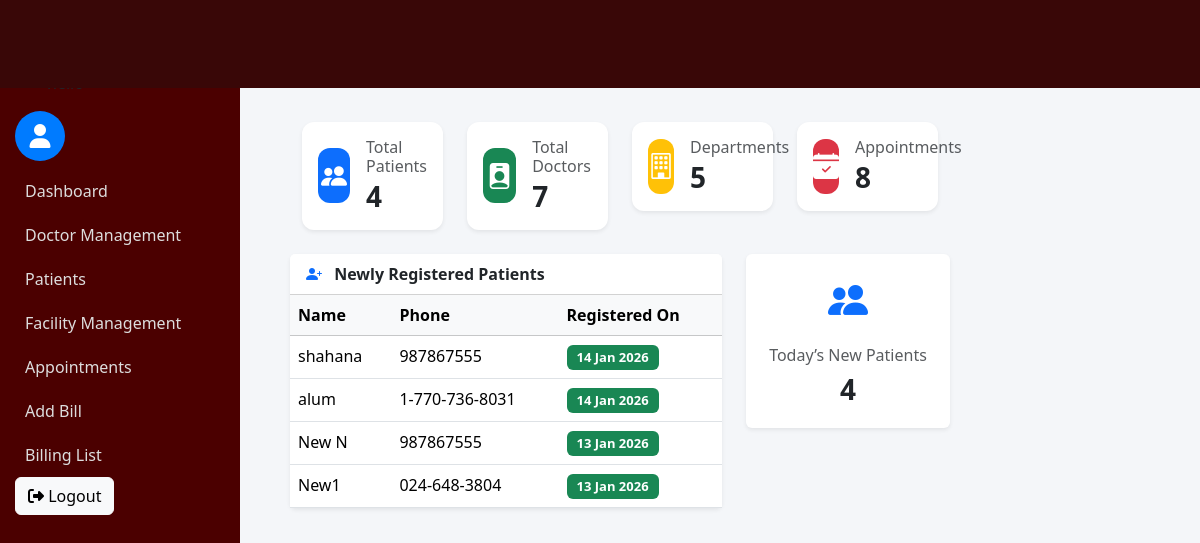
/admin-panel/dashboard/, run on the app's committed database.
### patientapp/models.py (models this page shows, shortened)
class Patient(models.Model):
    user = models.OneToOneField(User, on_delete=models.CASCADE)
    full_name = models.CharField(max_length=100, null=True, blank=True)
    age = models.IntegerField(null=True, blank=True)
    gender = models.CharField(max_length=10, null=True, blank=True)
    phone = models.CharField(max_length=15, null=True, blank=True)
    address = models.TextField(null=True, blank=True)
    created_at = models.DateTimeField(auto_now_add=True,null=True, blank=True)

### accounts/views.py (the view)
# urls.py: path('admin-panel/dashboard/', admin_dashboard, name='admin_dashboard'),
def admin_dashboard(request):
    context = {
        'total_patients': Patient.objects.count(),
        'total_doctors': Doctor.objects.count(),
        'total_departments': Department.objects.count(),
        'total_appointments': Appointment.objects.count(),
        'new_patients': Patient.objects.order_by('-created_at')[:5]
    }
    return render(request, 'admin/dashboard.html', context)

### templates/admin/dashboard.html
{% extends "admin/base.html" %}
{% block content %}
<div class="main-content">
    <div class="container-fluid mt-4">
    <div class="row g-4">
        <div class="col-md-3">
            <div class="card dashboard-card border-0 shadow-sm">
                <div class="card-body d-flex align-items-center">
                    <div class="icon-box bg-primary text-white">
                        <i class="bi bi-people-fill"></i>
                    </div>
                    <div class="ms-3">
                        <h6 class="text-muted mb-1">Total Patients</h6>
                        <h3 class="fw-bold mb-0">{{ total_patients }}</h3>
                    </div>
                </div>
            </div>
        </div>
        <div class="col-md-3">
            <div class="card dashboard-card border-0 shadow-sm">
                <div class="card-body d-flex align-items-center">
                    <div class="icon-box bg-success text-white">
                        <i class="bi bi-person-badge-fill"></i>
                    </div>
                    <div class="ms-3">
                        <h6 class="text-muted mb-1">Total Doctors</h6>
                        <h3 class="fw-bold mb-0">{{ total_doctors }}</h3>
                    </div>
                </div>
            </div>
        </div>
        <div class="col-md-3">
            <div class="card dashboard-card border-0 shadow-sm">
                <div class="card-body d-flex align-items-center">
                    <div class="icon-box bg-warning text-white">
                        <i class="bi bi-building"></i>
                    </div>
                    <div class="ms-3">
                        <h6 class="text-muted mb-1">Departments</h6>
                        <h3 class="fw-bold mb-0">{{ total_departments }}</h3>
                    </div>
                </div>
            </div>
        </div>
        <div class="col-md-3">
            <div class="card dashboard-card border-0 shadow-sm">
                <div class="card-body d-flex align-items-center">
                    <div class="icon-box bg-danger text-white">
                        <i class="bi bi-calendar-check-fill"></i>
                    </div>
                    <div class="ms-3">
                        <h6 class="text-muted mb-1">Appointments</h6>
                        <h3 class="fw-bold mb-0">{{ total_appointments }}</h3>
                    </div>
                </div>
            </div>
        </div>
    </div>
</div>
<div class="row mt-4">
    <div class="col-lg-8">
        <div class="card border-0 shadow-sm">
            <div class="card-header bg-white fw-bold">
                <i class="bi bi-person-plus-fill text-primary me-2"></i>
                Newly Registered Patients
            </div>
            <div class="card-body p-0">
                <table class="table table-hover mb-0">
                    <thead class="table-light">
                        <tr>
                            <th>Name</th>
                            <th>Phone</th>
                            <th>Registered On</th>
                        </tr>
                    </thead>
                    <tbody>
                        {% for patient in new_patients %}
                        <tr>
                            <td>{{ patient.full_name }}</td>
                            <td>{{ patient.phone }}</td>
                            <td>
                                <span class="badge bg-success">
                                    {{ patient.created_at|date:"d M Y" }}
                                </span>
                            </td>
                        </tr>
                        {% empty %}
                        <tr>
                            <td colspan="3" class="text-center text-muted py-3">
                                No new registrations
                            </td>
                        </tr>
                        {% endfor %}
                    </tbody>
                </table>
            </div>
        </div>
    </div>
    <div class="col-lg-4">
        <div class="card border-0 shadow-sm">
            <div class="card-body text-center">
                <i class="bi bi-people-fill fs-1 text-primary"></i>
                <h6 class="mt-3 text-muted">Today’s New Patients</h6>
                <h2 class="fw-bold">
                    {{ new_patients|length }}
                </h2>
            </div>
        </div>
    </div>
</div>
</div>
{% endblock %}

### static/css/admin.css (style rules this page uses)
body { background: #f4f6f9; }
.main-content { margin-left: 240px; padding: 20px; }
h2 { font-size: 28px; margin-bottom: 5px; }
.badge { padding: 6px 10px; font-size: 13px; }
.dashboard-card { border-radius: 12px; transition: transform 0.2s ease, box-shadow 0.2s ease; }
.icon-box { width: 55px; height: 55px; border-radius: 12px; display: flex; align-items: center; justify-content: center; font-size: 26px; }

### data on the page
Patient: full_name "shahana", phone "987867555", created_at "14 Jan 2026"
Patient: full_name "alum", phone "1-770-736-8031", created_at "14 Jan 2026"
Patient: full_name "New N", phone "987867555", created_at "13 Jan 2026"
Patient: full_name "New1", phone "024-648-3804", created_at "13 Jan 2026"

### other printed values
{{ total_patients }} "4"
{{ total_doctors }} "7"
{{ total_departments }} "5"
{{ total_appointments }} "8"
{{ new_patients|length }} "4"
